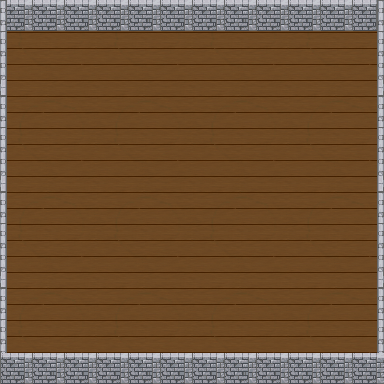

The image is a tile-based game level rendered from a .tmx file. Its description and source (layers, tilesets, objects; grid data summarised) follow:
An orthogonal 4x4 tile map with 96x96 px tiles, 4 tile layers (Terrain, Walls top, Walls sides, Walls bottom), 5 tilesets.

<map version="1.0" orientation="orthogonal" width="4" height="4" tilewidth="96" tileheight="96">
 <tileset firstgid="1" name="Floor" tilewidth="96" tileheight="96">
  <image source="../Textures/Terrain/floor.png" width="96" height="96" />
 </tileset>
 <tileset firstgid="2" name="Wall top" tilewidth="96" tileheight="96">
  <image source="../Textures/Walls/Wall_top.png" width="96" height="96" />
 </tileset>
 <tileset firstgid="3" name="Wall left" tilewidth="96" tileheight="96">
  <image source="../Textures/Walls/Wall_left.png" width="96" height="96" />
 </tileset>
 <tileset firstgid="4" name="Wall right" tilewidth="96" tileheight="96">
  <image source="../Textures/Walls/Wall_right.png" width="96" height="96" />
 </tileset>
 <tileset firstgid="5" name="Wall bottom" tilewidth="96" tileheight="96">
  <image source="../Textures/Walls/Wall_bottom.png" width="96" height="96" />
 </tileset>
 <layer name="Terrain" width="4" height="4">
  <data>[16 cells, 16 non-empty, 1 distinct tile ids]</data>
 </layer>
 <layer name="Walls top" width="4" height="4">
  <data>[16 cells, 4 non-empty, 1 distinct tile ids]</data>
 </layer>
 <objectgroup name="Entities" width="4" height="4" />
 <layer name="Walls sides" width="4" height="4">
  <data>[16 cells, 8 non-empty, 2 distinct tile ids]</data>
 </layer>
 <layer name="Walls bottom" width="4" height="4">
  <data>[16 cells, 4 non-empty, 1 distinct tile ids]</data>
 </layer>
</map>